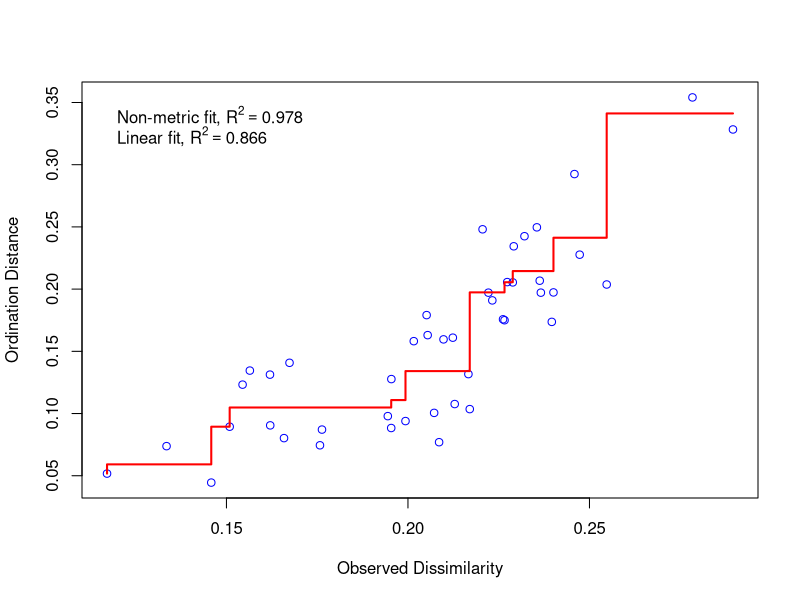
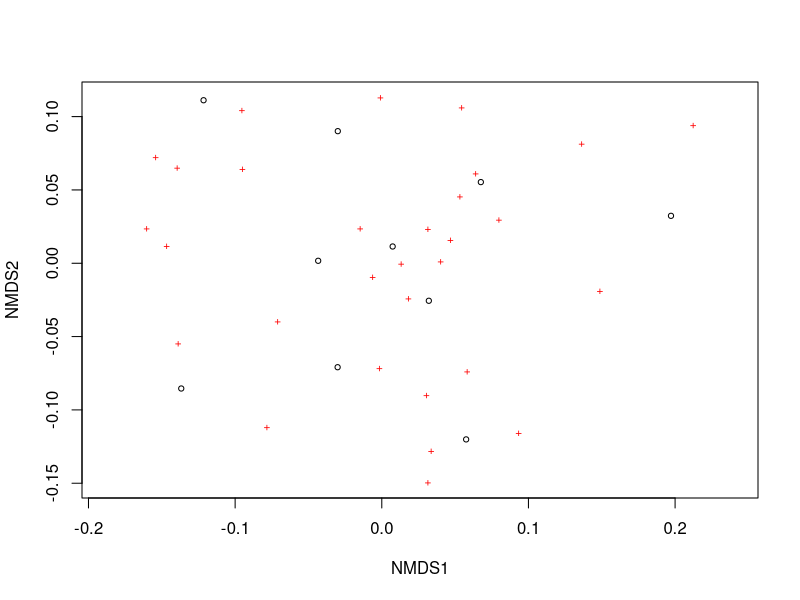
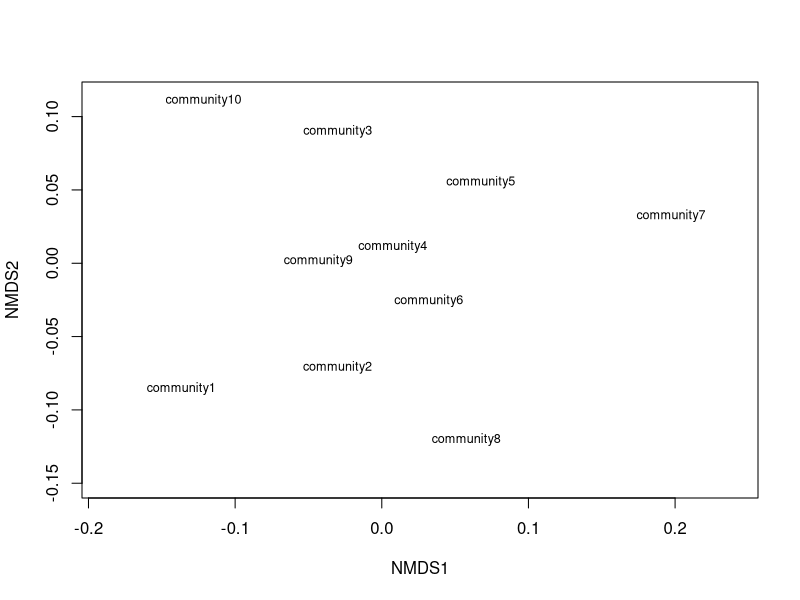
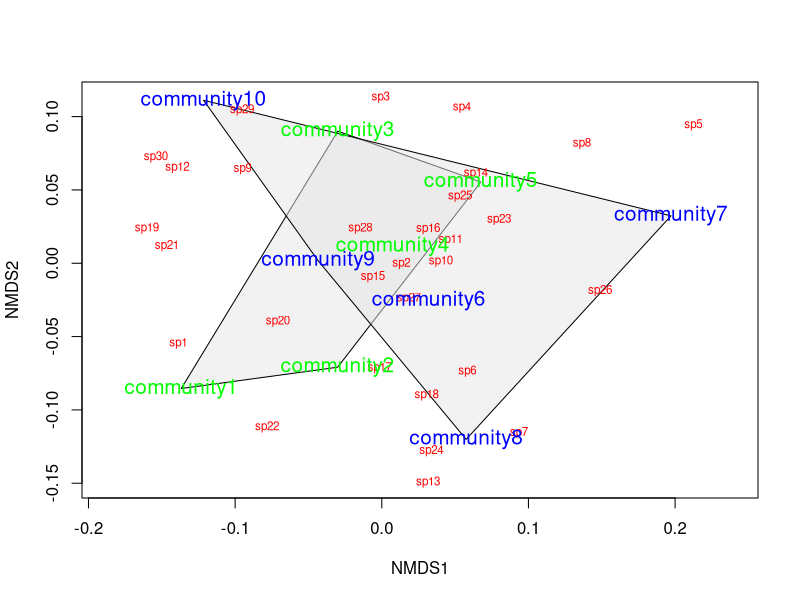

The R script that drew these images, in order: (Note: this script raises an error after producing the figures.)
## TEST OF NMDS & ANOSIM

# install.packages("vegan")
library(vegan)
set.seed(2)  # used to generate random numbers 
# making a ranomdized abundance data frame of communities vs species (called a community matrix)
community_matrix=matrix(
                 sample(1:100,300,replace=T),nrow=10,
                 dimnames=list(paste("community",1:10,sep=""),paste("sp",1:30,sep="")))

# to run NMDS we use metaMDS
# the goal of NMDS is to represent the original position of communities in multidimensional space
# as accurately as possible using a reduced number of dimensions
# each species would have a separate axis, so it tries to show its position well in 2-3 axes instead

example_NMDS=metaMDS(community_matrix, # Our community-by-species matrix
                     k=2) # The number of reduced dimensions (2 axes)
# we want the stess to be ideally ~0.05, or <0.1 (<0.2 is ok, but not great)
# if the stress is too high, you can increase the number of default iterations 
# trymax = the number of iterations you want 
example_NMDS=metaMDS(community_matrix,k=2,trymax=100)

# the Shepard plot below shows the scatter around the regression
stressplot(example_NMDS)
# large scatter around the line means the original dissimilarities between communities are not
# well-preserved in the reduced number of dimensions 
# this plot seems fine

plot(example_NMDS) # initial plot of data
ordiplot(example_NMDS,type="n")   # plotting without the points being shown
orditorp(example_NMDS,display="sites",cex=0.76,air=0.01)  # adding text instead of the points

# lets pretend we had 2 main treatments:
treat=c(rep("Treatment1",5),rep("Treatment2",5))
ordiplot(example_NMDS,type="n")
ordihull(example_NMDS,groups=treat,draw="polygon",col="grey90",label=F)
# can use ordiellipse to create ellipses instead of polygons 
orditorp(example_NMDS,display="species",col="red",air=0.01)  # adding back the labels
orditorp(example_NMDS,display="sites",col=c(rep("green",5),rep("blue",5)),  # adding back the labels
         air=0.01,cex=1.25)

# all of the above could just be done with a simple pipe


## ANOSIM test
anosim(community_matrix, grouping = , distance = "bray", permutations = 9999)
